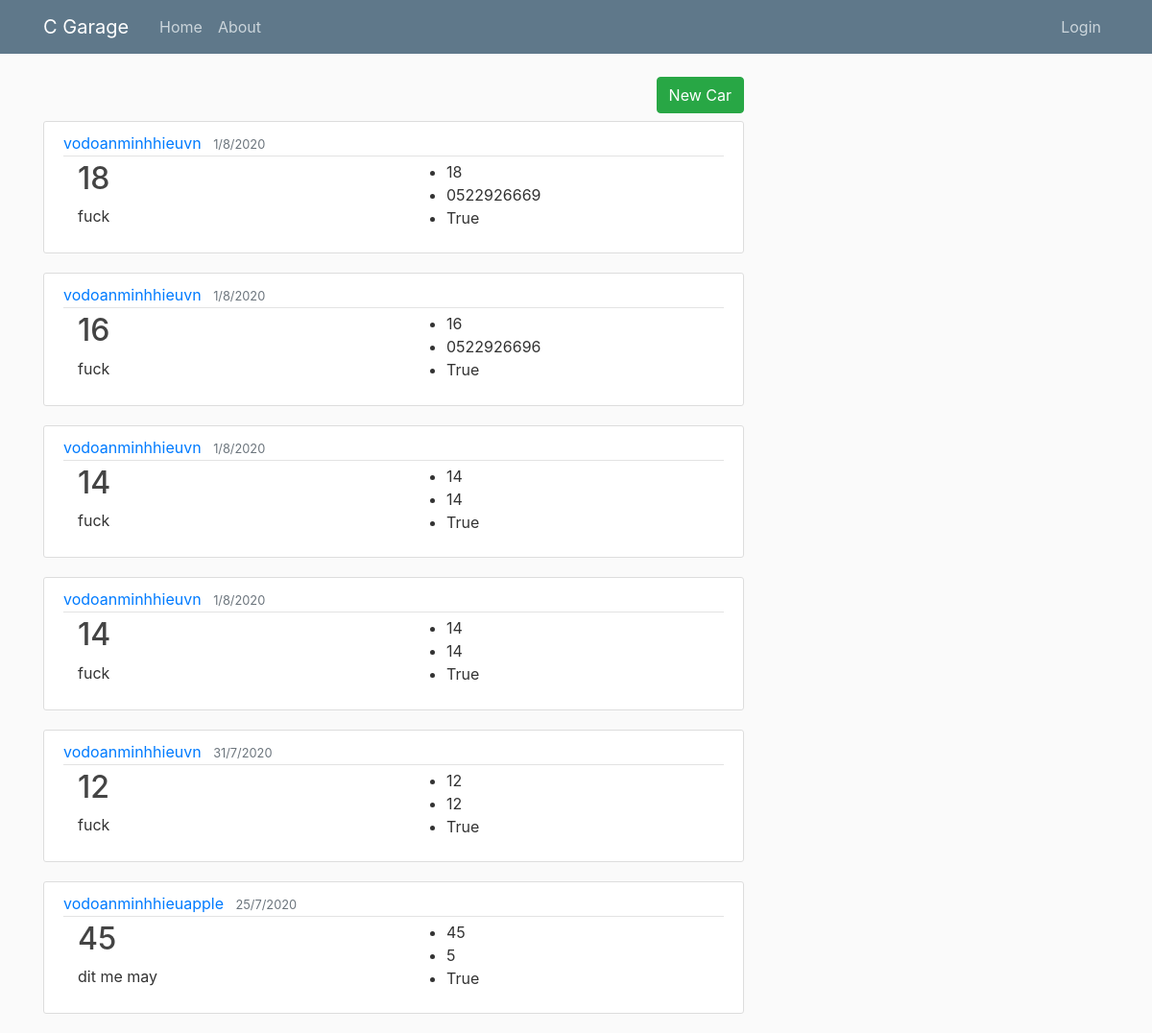
The app's page /, older data.
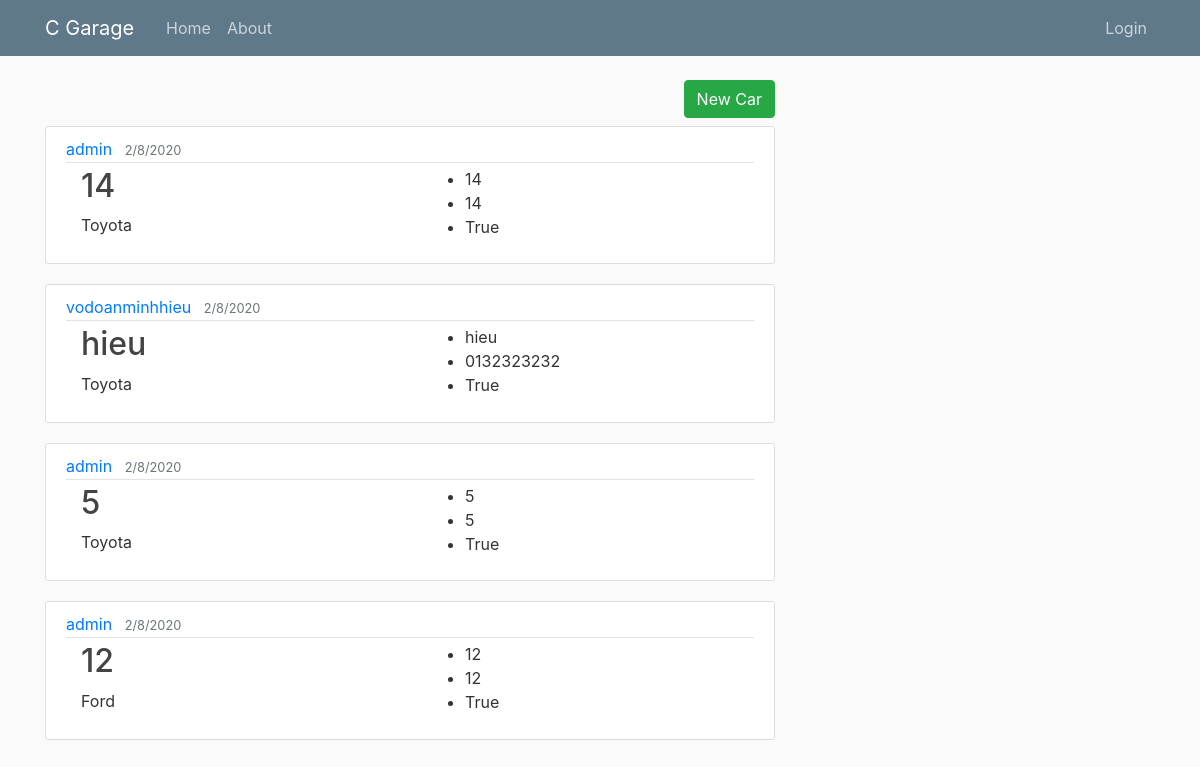
The same page, newer data.
### garage/models.py (models this page shows, shortened)
class Car(models.Model):
    STATUS_CHOICE = (
        (True, "Active"),
        (False, "UnActive")
    )
    car_id = models.CharField(primary_key=True, max_length=100)
    owner = models.CharField(max_length=200)
    license_plate = models.CharField(max_length=50)
    address = models.TextField()
    phone_number = models.CharField(max_length=10, validators=[RegexValidator(r'^\d{1,10}$')])
    email = models.EmailField()
    date_received = models.DateTimeField(default=timezone.now)
    date_finished = models.DateTimeField(null=True)
    staff = models.ForeignKey(User, on_delete=models.CASCADE)
    car_brand = models.ForeignKey('Car_brand', on_delete=models.CASCADE)
    fee = models.IntegerField(null=True)
    is_edited = models.BooleanField(default=False, null=True)
    status = models.BooleanField(default=True, null=True, choices=STATUS_CHOICE)

class Car_Brand(models.Model):
    car_code = models.CharField(primary_key=True, max_length=100)
    car_name = models.CharField(max_length=200)

### garage/views.py (the view)
# urls.py: path('', CarListView.as_view(), name="garage-home"),
class CarListView(ListView):
    model = Car
    template_name = 'garage/home.html' # <app>/<model>_<viewtype>.html
    context_object_name = 'my_list'
    ordering = ['-date_received']
    paginate_by = 6

### garage/templates/garage/home.html
{% extends "garage/base.html"%}
{% block content %}
    <div class="mb-2 clearfix">
      <a href="{% url 'car-create' %}" class="btn btn-success float-right">New Car</a>
    </div>
    {% for car in my_list %}
    <article class="media content-section">
        <div class="media-body">
          <div class="article-metadata">
            <a class="mr-2" href="#">{{ car.staff }}</a>
            <small class="text-muted">{{ car.date_received|date:"j/n/Y" }}</small>
          </div>
          <div class="container">
            <div class="row">
              <div class="col-sm">
                <h2><a class="article-title" href="{% url 'car-detail' car.car_id %}">{{ car.owner }}</a></h2>
                <p class="article-content">{{ car.car_brand.car_name }}</p>
              </div>
              <div class="col-sm">
                <ul>
                  <li>{{ car.owner }}</li>
                  <li>{{ car.phone_number }}</li>
                  <li>{{ car.status}}</li>
                </ul>
              </div>
            </div>
          </div>
        </div>
      </article>
    {% endfor%}
{% endblock content %}

Row changes from the older to the newer data that the page shows:
removed Car: staff "vodoanminhhieuvn", date_received "1/8/2020", owner "18", car_brand.car_name "fuck", phone_number "0522926669", status "True"
removed Car: staff "vodoanminhhieuvn", date_received "1/8/2020", owner "16", car_brand.car_name "fuck", phone_number "0522926696", status "True"
removed Car: staff "vodoanminhhieuvn", date_received "1/8/2020", owner "14", car_brand.car_name "fuck", phone_number "14", status "True"
removed Car: staff "vodoanminhhieuvn", date_received "1/8/2020", owner "14", car_brand.car_name "fuck", phone_number "14", status "True"
removed Car: staff "vodoanminhhieuvn", date_received "31/7/2020", owner "12", car_brand.car_name "fuck", phone_number "12", status "True"
removed Car: staff "vodoanminhhieuapple", date_received "25/7/2020", owner "45", car_brand.car_name "dit me may", phone_number "5", status "True"
added Car: staff "admin", date_received "2/8/2020", owner "14", car_brand.car_name "Toyota", phone_number "14", status "True"
added Car: staff "vodoanminhhieu", date_received "2/8/2020", owner "hieu", car_brand.car_name "Toyota", phone_number "0132323232", status "True"
added Car: staff "admin", date_received "2/8/2020", owner "5", car_brand.car_name "Toyota", phone_number "5", status "True"
added Car: staff "admin", date_received "2/8/2020", owner "12", car_brand.car_name "Ford", phone_number "12", status "True"
